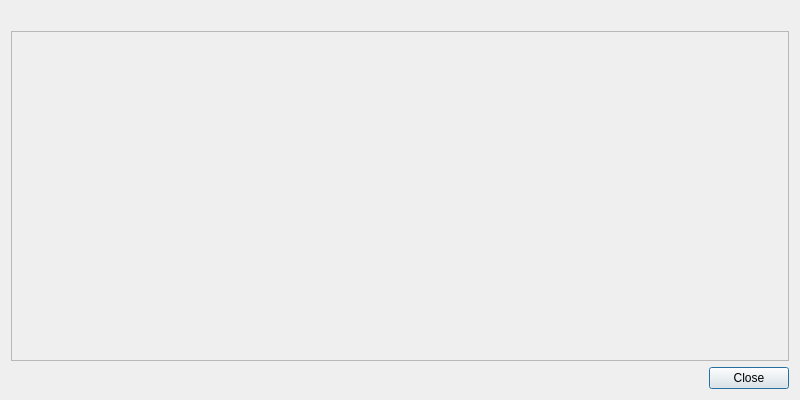
<?xml version="1.0" encoding="UTF-8"?>
<ui version="4.0">
 <class>KevaDetailDialog</class>
 <widget class="QDialog" name="KevaDetailDialog">
  <property name="geometry">
   <rect>
    <x>0</x>
    <y>0</y>
    <width>800</width>
    <height>400</height>
   </rect>
  </property>
  <property name="windowTitle">
   <string notr="true">Value</string>
  </property>
  <layout class="QVBoxLayout" name="verticalLayout">
   <item>
     <!-- @TODO -->
     <widget class="QLabel" name="detailKey">
      <property name="text">
        <string/>
      </property>
      <property name="font">
       <!--
       <font>
        <bold>true</bold>
       </font>
       -->
      </property>
      <property name="wordWrap">
        <bool>true</bool>
      </property>
      <property name="alignment">
       <set>Qt::AlignLeft</set>
      </property>
      <property name="textInteractionFlags">
       <set>Qt::LinksAccessibleByMouse|Qt::TextSelectableByKeyboard|Qt::TextSelectableByMouse</set>
      </property>
      <property name="textFormat">
       <!-- exlude remote content loading -->
       <enum>Qt::PlainText</enum>
      </property>
     </widget>
   </item>
   <item>
    <widget class="QScrollArea" name="scrollArea">
     <property name="widgetResizable">
      <bool>true</bool>
     </property>
     <widget class="QLabel" name="detailValue">
      <property name="text">
        <string/>
      </property>
      <property name="wordWrap">
        <bool>true</bool>
      </property>
      <property name="alignment">
       <set>Qt::AlignLeft</set>
      </property>
      <property name="textInteractionFlags">
       <set>Qt::LinksAccessibleByMouse|Qt::TextSelectableByKeyboard|Qt::TextSelectableByMouse</set>
      </property>
       <property name="textFormat">
       <!-- exlude remote content loading -->
       <enum>Qt::PlainText</enum>
      </property>
     </widget>
    </widget>
   </item>
   <item>
    <widget class="QDialogButtonBox" name="buttonBox">
     <property name="orientation">
      <enum>Qt::Horizontal</enum>
     </property>
     <property name="standardButtons">
      <set>QDialogButtonBox::Close</set>
     </property>
    </widget>
   </item>
  </layout>
 </widget>
 <resources/>
 <connections>
  <connection>
   <sender>buttonBox</sender>
   <signal>accepted()</signal>
   <receiver>KevaDetailDialog</receiver>
   <slot>accept()</slot>
   <hints>
    <hint type="sourcelabel">
     <x>20</x>
     <y>20</y>
    </hint>
    <hint type="destinationlabel">
     <x>20</x>
     <y>20</y>
    </hint>
   </hints>
  </connection>
  <connection>
   <sender>buttonBox</sender>
   <signal>rejected()</signal>
   <receiver>KevaDetailDialog</receiver>
   <slot>reject()</slot>
   <hints>
    <hint type="sourcelabel">
     <x>20</x>
     <y>20</y>
    </hint>
    <hint type="destinationlabel">
     <x>20</x>
     <y>20</y>
    </hint>
   </hints>
  </connection>
 </connections>
</ui>
